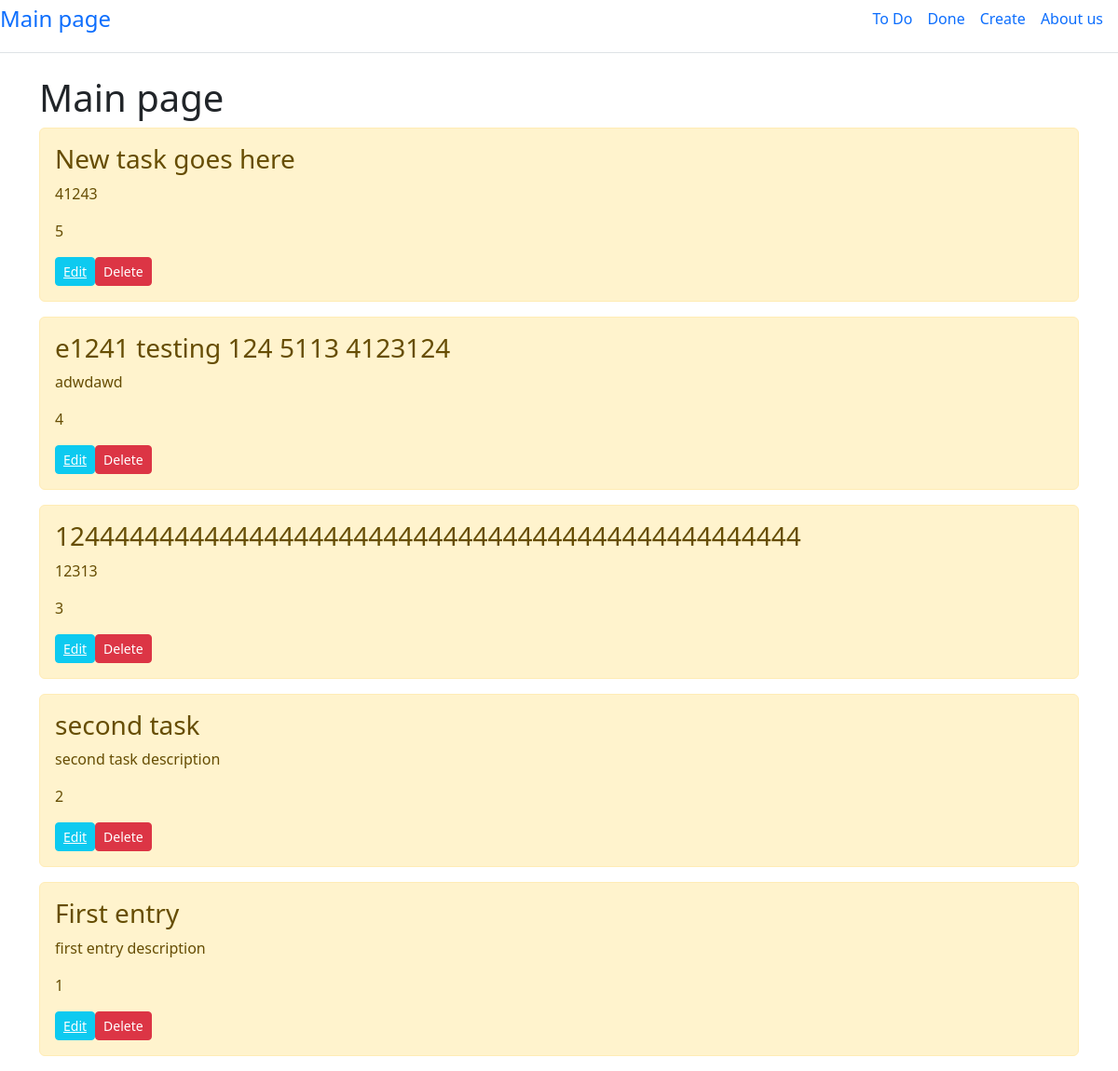
/, run on an earlier commit of the app's database.
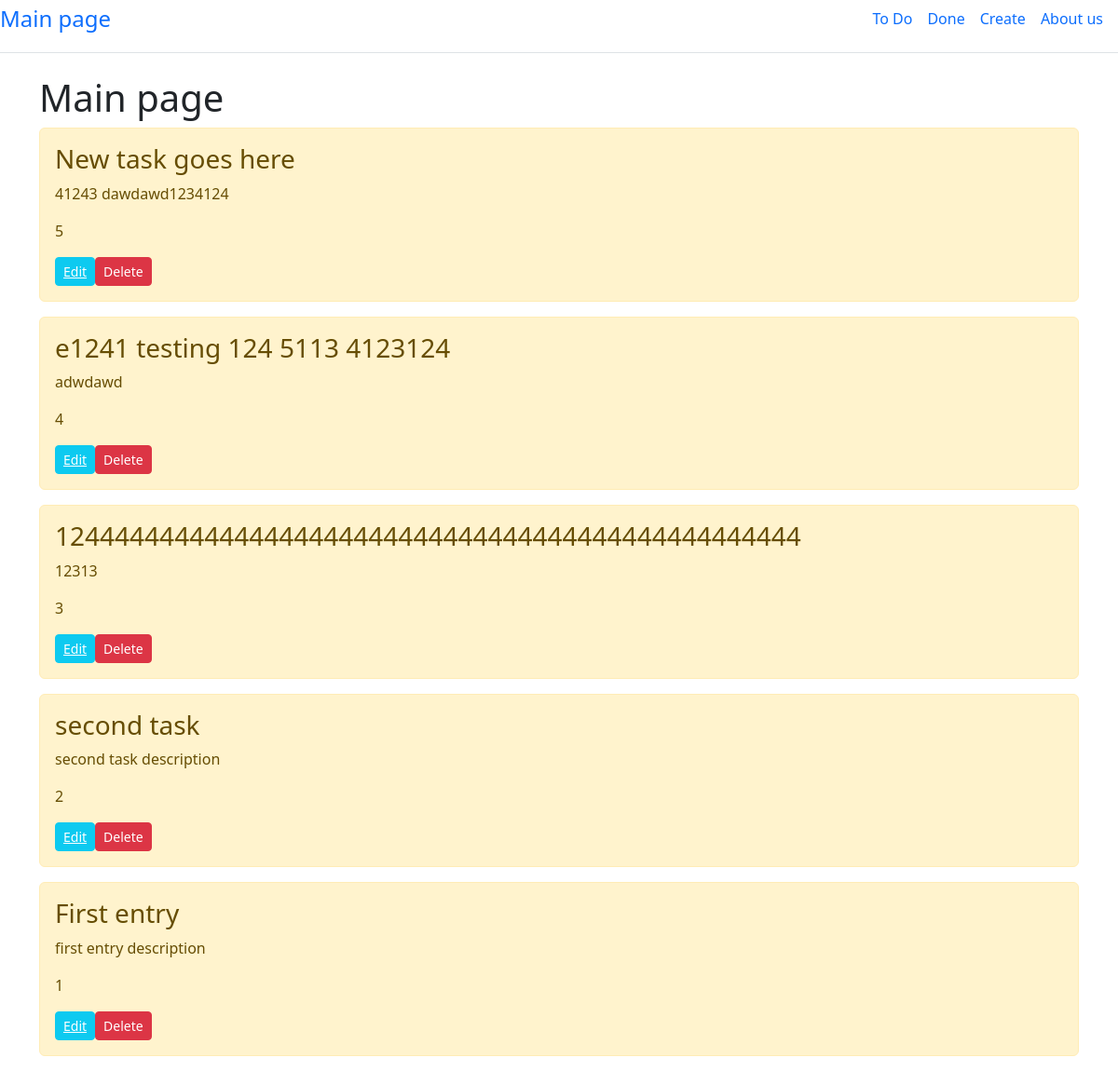
And on a later commit of the database.
### main/models.py (models this page shows, shortened)
class Task(models.Model):
    title = models.CharField('Name', max_length=50)
    task = models.TextField('Description')
    task_status = models.BooleanField('Done', default=False)
    done_date = models.DateField('Done on', default=timezone.now)

### main/views.py (the view)
# urls.py: path('', views.index, name='home'),
def index(request):
    tasks = Task.objects.filter(task_status=False).order_by('-id')
    return render(request, 'main/index.html', {'title': "To Do List", 'tasks': tasks})

### main/templates/main/index.html (shortened to what this page needs)
{% extends 'main/base.html'%}
{% block content %}
    <h1>Main page</h1>
    {% if tasks %}
        {% for el in tasks %}
            <div class="alert alert-warning mt-2">
            <h3>{{el.title}}</h3>
            <p>{{el.task}}</p>
            <p>{{el.id}}</p>
              <div class="btn-wrapper text-center d-flex">
                <button type="button" class="btn btn-info btn-sm">
                 <a href="{%url 'edit' el.id%}" style="color:white"> Edit</a>
                </button>
                 <form action="{%url 'delete' el.id%}" method="POST">
                   <button class='btn btn-danger btn-sm' type="submit" value="Delete" onclick="return confirm('You are about to delete this task. Continue?')"> Delete</button>
                 </form>
               </div>
            </div>
        {% endfor %}
    {% else %}
    <p>No entries found</p>
    {% endif %}
{% endblock %}

What changed in the data, as far as the page shows it:
changed Task "New task goes here": task "41243" → "41243 dawdawd1234124"
